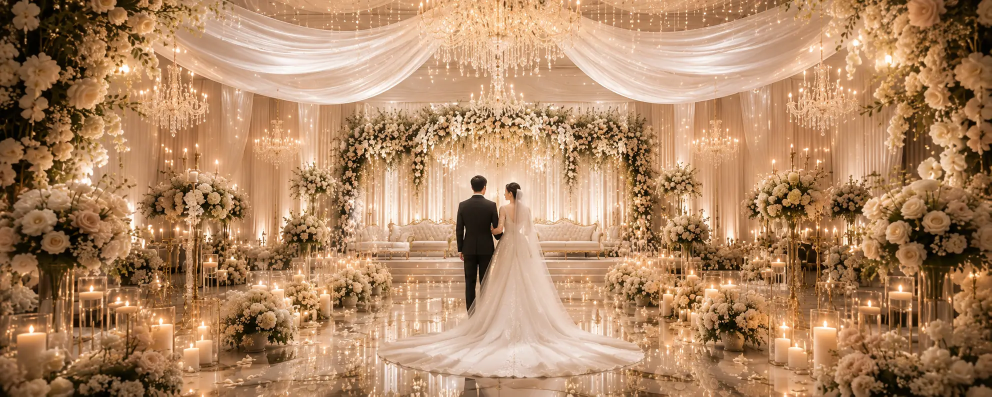
#> input picture assets/images/hero/hero-main.webp, 1983 x 793 px (shown at 1/2 size)
$ python create_hero_editorial.py
#> lines starting #> are read from the running program, lines starting #| are printed output that depends on the picture
from __future__ import annotations

import random
from pathlib import Path

from PIL import Image, ImageEnhance, ImageFilter


ROOT = Path(__file__).resolve().parents[1]
SOURCE = ROOT / "assets/images/hero/hero-main.webp"
TARGET = ROOT / "assets/images/hero/hero-editorial.webp"


def main() -> None:
    image = Image.open(SOURCE).convert("RGB")
#> image is the input picture: PIL image 1983x793 RGB; mean R, G, B 175.5, 134.9, 99.4
    image = ImageEnhance.Color(image).enhance(0.72)
    image = ImageEnhance.Contrast(image).enhance(0.88)
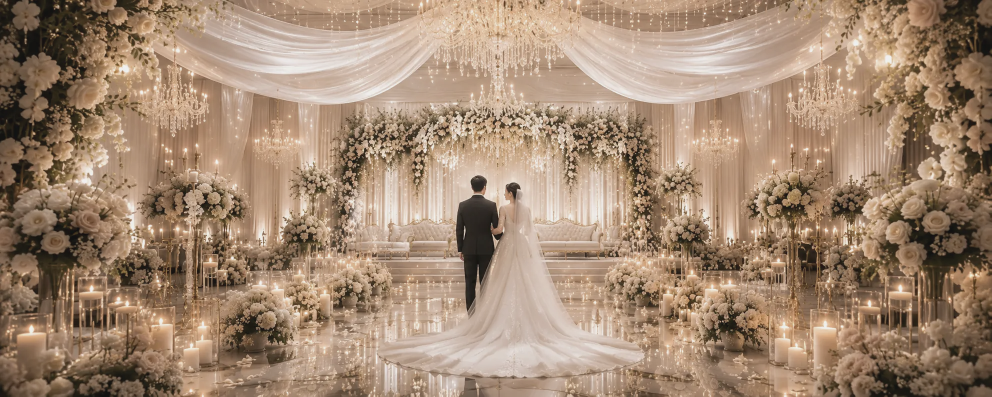
#> image: PIL image 1983x793 RGB (shown at 1/2 size); mean R, G, B 162.5, 136.8, 114.4
    image = ImageEnhance.Brightness(image).enhance(1.06)
    image = image.filter(ImageFilter.GaussianBlur(radius=0.28))
    image = image.filter(ImageFilter.UnsharpMask(radius=1.1, percent=42, threshold=8))

    noise = Image.new("L", image.size)
#> noise: PIL image 1983x793 L; every value is 0
    rng = random.Random(1906)
    noise.putdata([rng.randrange(118, 138) for _ in range(image.width * image.height)])
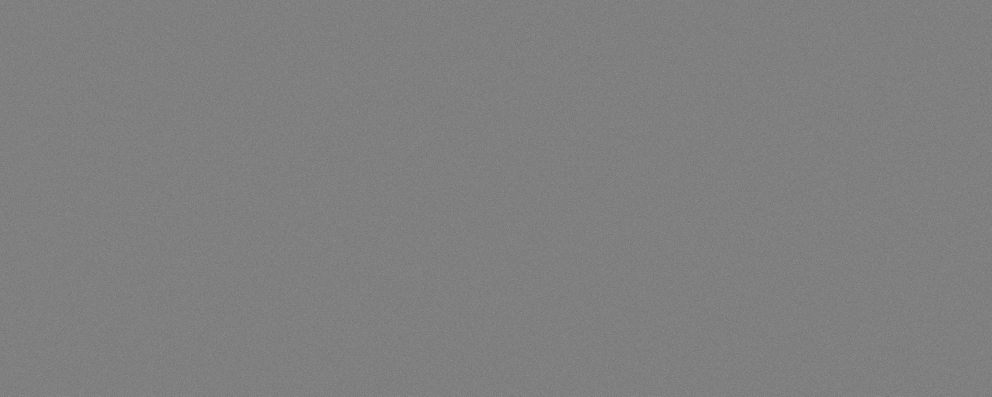
#> noise: PIL image 1983x793 L (shown at 1/2 size); min 118, max 137, mean 127.5
    grain = Image.merge("RGB", (noise, noise, noise)).filter(ImageFilter.GaussianBlur(radius=0.35))
    image = Image.blend(image, grain, 0.045)

    warm = Image.new("RGB", image.size, (255, 245, 228))
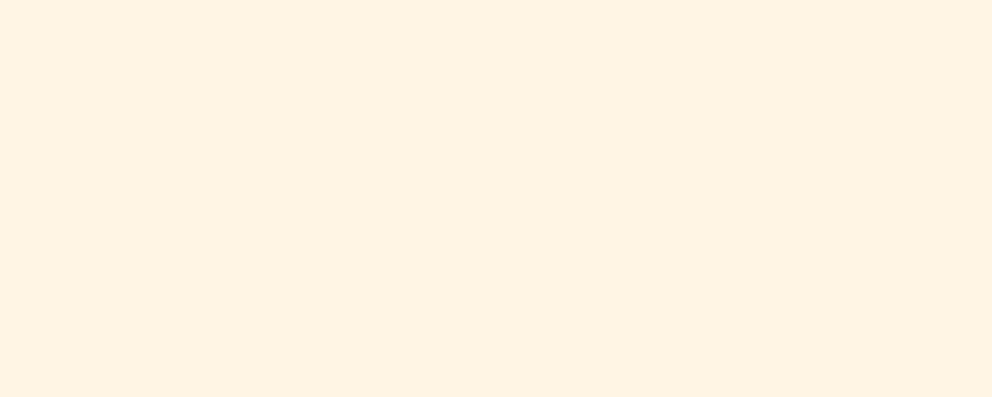
#> warm: PIL image 1983x793 RGB (shown at 1/2 size); mean R, G, B 255, 245, 228
    image = Image.blend(image, warm, 0.055)

    image.save(TARGET, "WEBP", quality=90, method=6)
    print(f"saved {TARGET.relative_to(ROOT).as_posix()} {image.width}x{image.height}")
#| saved assets/images/hero/hero-editorial.webp 1983x793


if __name__ == "__main__":
    main()

$ run again, with assets/images/hero/hero-booking.webp copied over assets/images/hero/hero-main.webp
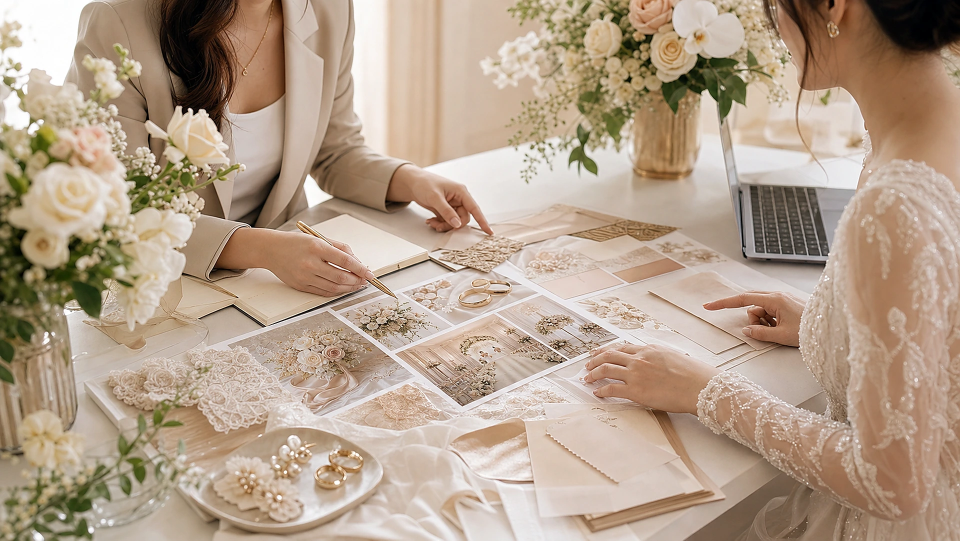
#> input picture assets/images/hero/hero-booking.webp, 1920 x 1081 px (shown at 1/2 size)
#> in main, image is the input picture: PIL image 1920x1081 RGB; mean R, G, B 179.7, 159.1, 139.1
#> in main, `image = ImageEnhance.Contrast(image).enhance(0.88)`:
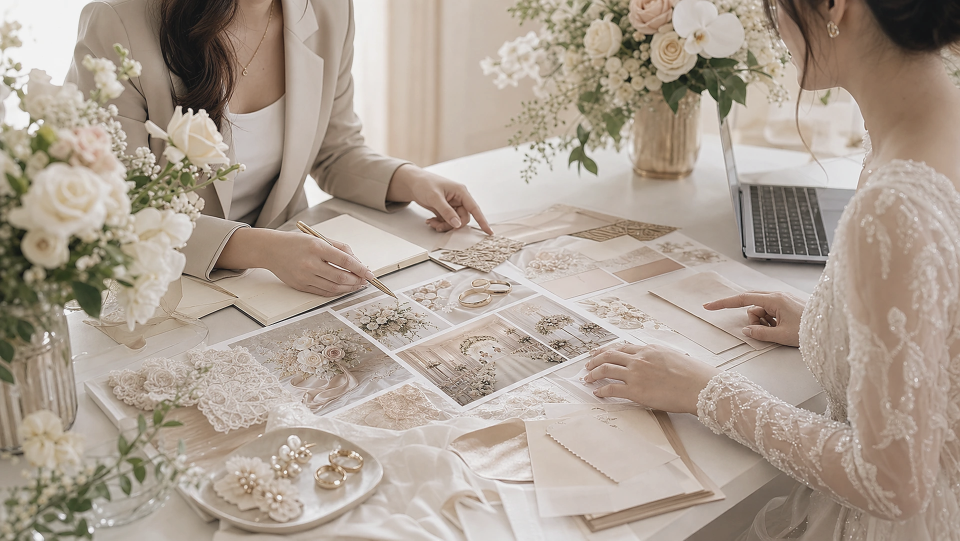
#> image: PIL image 1920x1081 RGB (shown at 1/2 size); mean R, G, B 172.6, 159.5, 146.8
#| saved assets/images/hero/hero-editorial.webp 1920x1081

$ run again, with assets/images/hero/hero-cinematic.webp copied over assets/images/hero/hero-main.webp
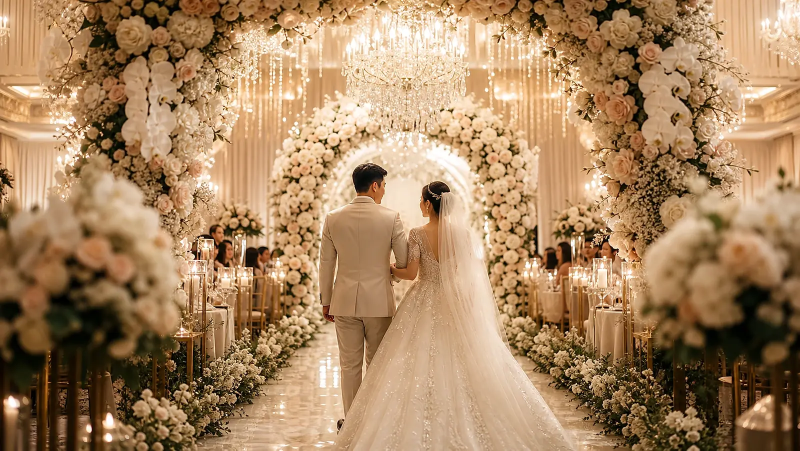
#> input picture assets/images/hero/hero-cinematic.webp, 1600 x 901 px (shown at 1/2 size)
#> in main, image is the input picture: PIL image 1600x901 RGB; mean R, G, B 167.3, 132.7, 96.2
#> in main, `image = ImageEnhance.Contrast(image).enhance(0.88)`:
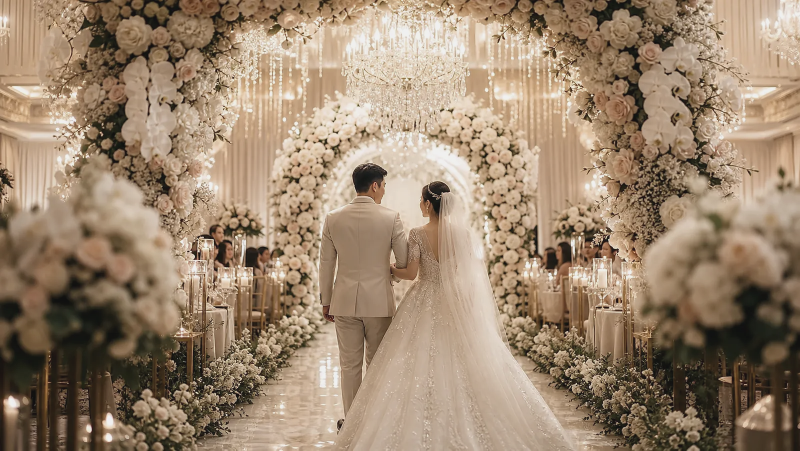
#> image: PIL image 1600x901 RGB (shown at 1/2 size); mean R, G, B 155.9, 133.9, 110.8
#| saved assets/images/hero/hero-editorial.webp 1600x901
